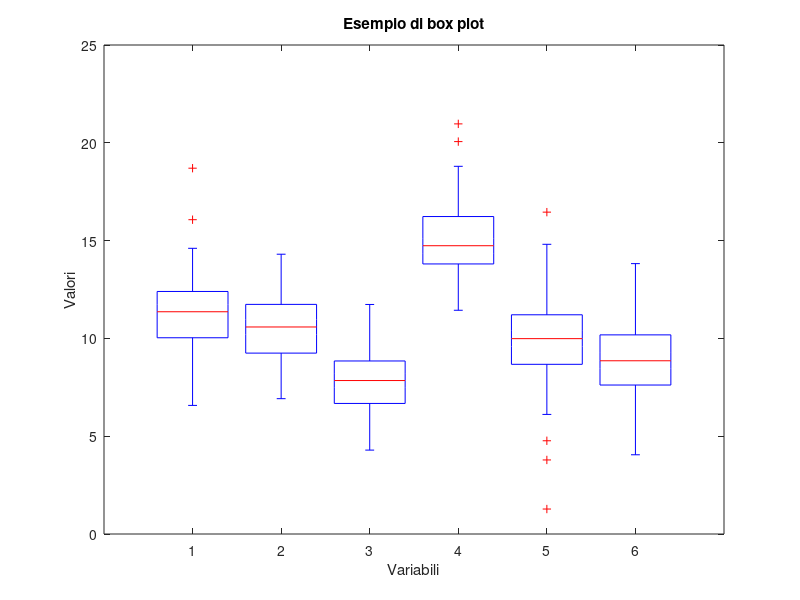

MATLAB code for this plot:
% Esempio di diagramma a scatole e baffi (boxplot)
%
% M. Scarpiniti (Dip. DIET - Sapienza Università di Roma)

L = 100;
M = 6;
x = randn(L, M);
m = ones(L, M) * diag(4*rand(M,1) + 4);        % Media casuale
v = ones(L, M) * diag(sqrt(2*rand(M,1) + 2));  % Deviazione standard casuale
y = v.*(x + m);
boxplot(y)
title('Esempio di box plot');
xlabel('Variabili');
ylabel('Valori');
